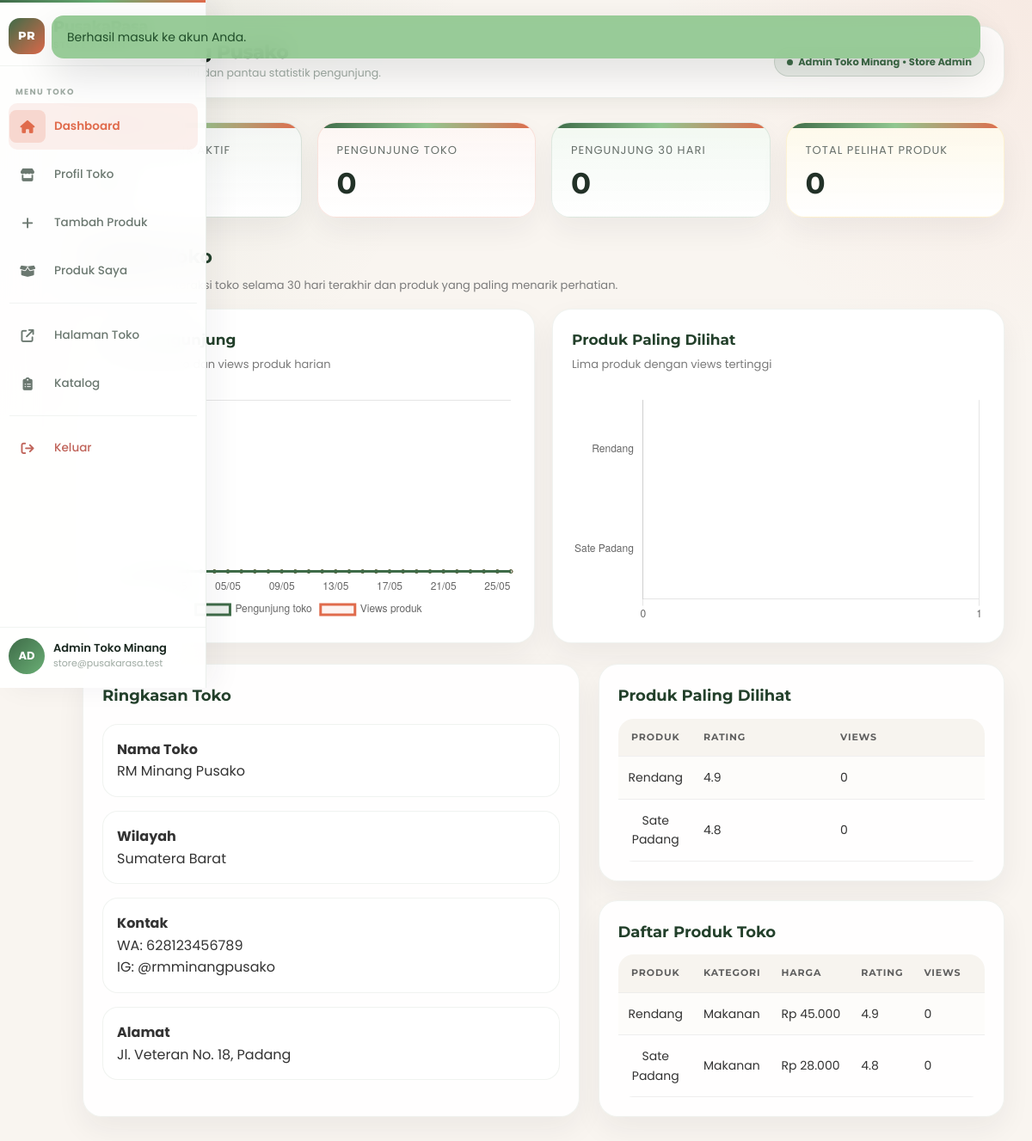
Page /store-dashboard.php (signed in) on the earlier database version.
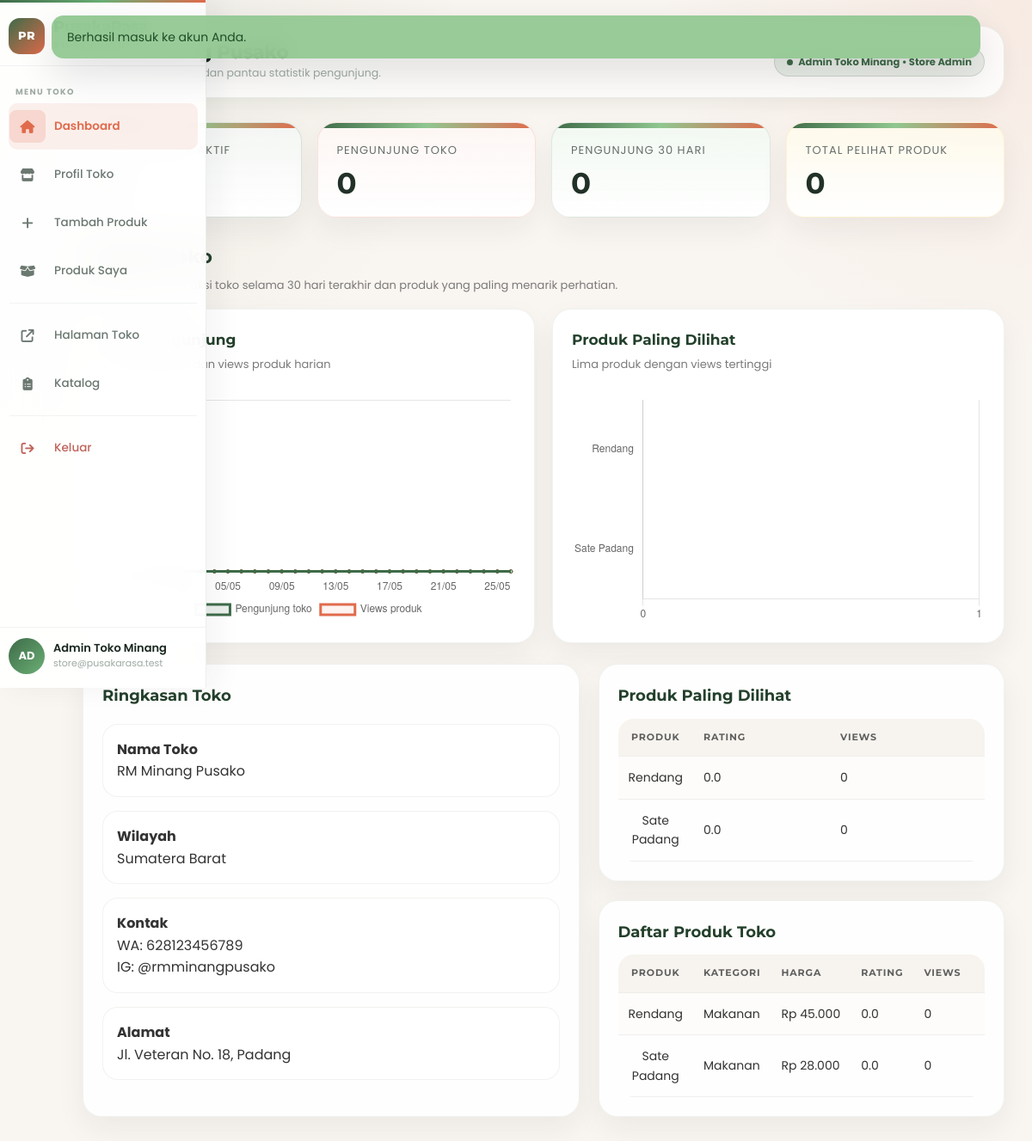
Same page on the later database version.
### tables this page shows
CREATE TABLE IF NOT EXISTS users (
  id INT AUTO_INCREMENT PRIMARY KEY,
  name VARCHAR(120) NOT NULL,
  email VARCHAR(190) NOT NULL UNIQUE,
  password_hash VARCHAR(255) NOT NULL,
  profile_image VARCHAR(255) NULL,
  role ENUM('user', 'store_admin', 'super_admin') NOT NULL DEFAULT 'user',
  store_id INT NULL,
  is_active TINYINT(1) NOT NULL DEFAULT 1,
  created_at DATETIME NOT NULL,
  updated_at DATETIME NOT NULL,
  CONSTRAINT fk_users_store FOREIGN KEY (store_id) REFERENCES stores(id) ON DELETE SET NULL
);

CREATE TABLE IF NOT EXISTS stores (
  id INT AUTO_INCREMENT PRIMARY KEY,
  name VARCHAR(120) NOT NULL,
  slug VARCHAR(140) NOT NULL UNIQUE,
  region VARCHAR(120) NOT NULL,
  address TEXT NOT NULL,
  whatsapp VARCHAR(30) NOT NULL,
  instagram VARCHAR(120) NOT NULL,
  description TEXT NOT NULL,
  cover_image VARCHAR(255) NOT NULL,
  is_active TINYINT(1) NOT NULL DEFAULT 1,
  created_at DATETIME NOT NULL,
  updated_at DATETIME NOT NULL
);

CREATE TABLE IF NOT EXISTS products (
  id INT AUTO_INCREMENT PRIMARY KEY,
  store_id INT NOT NULL,
  name VARCHAR(120) NOT NULL,
  slug VARCHAR(140) NOT NULL UNIQUE,
  type ENUM('Makanan', 'Minuman') NOT NULL,
  region VARCHAR(120) NOT NULL,
  short_description TEXT NOT NULL,
  long_description TEXT NOT NULL,
  price_display VARCHAR(40) NOT NULL,
  rating DECIMAL(2,1) NOT NULL DEFAULT 0.0,
  review_count INT NOT NULL DEFAULT 0,
  tag_label VARCHAR(60) NOT NULL,
  image_path VARCHAR(255) NOT NULL,
  base_rating_total DECIMAL(10,2) NOT NULL DEFAULT 0,
  base_review_count INT NOT NULL DEFAULT 0,
  is_featured TINYINT(1) NOT NULL DEFAULT 0,
  is_active TINYINT(1) NOT NULL DEFAULT 1,
  created_at DATETIME NOT NULL,
  updated_at DATETIME NOT NULL,
  CONSTRAINT fk_products_store FOREIGN KEY (store_id) REFERENCES stores(id) ON DELETE CASCADE
);

### config/database.php (called while the page is built, shortened)
<?php
function db(): PDO
{
    static $pdo = null;
    if ($pdo instanceof PDO) {
        return $pdo;
    }
    $host = '127.0.0.1';
    $port = 3306;
    $database = 'pusakarasa';
    $username = 'root';
    $password = '';
    $dsn = sprintf('mysql:host=%s;port=%d;dbname=%s;charset=utf8mb4', $host, $port, $database);
    $pdo = new PDO($dsn, $username, $password, [
        PDO::ATTR_ERRMODE => PDO::ERRMODE_EXCEPTION,
        PDO::ATTR_DEFAULT_FETCH_MODE => PDO::FETCH_ASSOC,
    ]);
    return $pdo;
}

### store-dashboard.php (the view, shortened to what the rows shown need)
<?php
require_once __DIR__ . '/includes/bootstrap.php';
require_once __DIR__ . '/includes/store-sidebar.php';
require_role(ROLE_STORE_ADMIN);
$user = current_user();
$storeId = (int) ($user['store_id'] ?? 0);
$storeStmt = db()->prepare('SELECT * FROM stores WHERE id = :id LIMIT 1');
$storeStmt->execute(['id' => $storeId]);
$store = $storeStmt->fetch();
$products = find_store_products($storeId);
$stats = store_dashboard_stats($storeId);
$startDate = (new DateTimeImmutable('today'))->modify('-29 days');
$visitsByDay = [];
$viewsByDay = [];
$trendLabels = [];
$visitValues = [];
$viewValues = [];
for ($offset = 0; $offset < 30; $offset++) {
    $date = $startDate->modify('+' . $offset . ' days');
    $dateKey = $date->format('Y-m-d');
    $trendLabels[] = $date->format('d/m');
    $visitValues[] = $visitsByDay[$dateKey] ?? 0;
    $viewValues[] = $viewsByDay[$dateKey] ?? 0;
}
$topProducts = array_slice($stats['top_products'], 0, 5);
$chartData = [
    'traffic' => [
        'labels' => $trendLabels,
        'visits' => $visitValues,
        'views' => $viewValues,
    ],
    'products' => [
        'labels' => array_column($topProducts, 'name'),
        'values' => array_map('intval', array_column($topProducts, 'total_views')),
    ],
];
render_layout('Dashboard Toko', function (?array $currentUser = null) use ($user, $store, $products, $stats, $chartData): void {
    ?>
    <div class="shell">
      <?php render_store_sidebar($user, $store, 'dashboard'); ?>
      <main class="main">
        <div class="topbar">
          <div>
            <div class="topbar-heading"><?= e($store['name']) ?></div>
            <div class="topbar-sub">Kelola toko sendiri dan pantau statistik pengunjung.</div>
          </div>
          <div class="pill-role"><?= e($user['name']) ?> &bull; Store Admin</div>
        </div>
        <section class="chart-section" aria-label="Analitik toko">
          <div class="chart-section-head">
            <h2>Analitik Toko</h2>
          </div>
        </section>
        <section class="dashboard-grid store-dashboard-details">
          <div class="stacked-card">
            <article class="table-card">
              <div class="product-store-list" style="margin-top: 18px;">
                <div class="product-mini-card">
                  <strong>Nama Toko</strong>
                  <p><?= e($store['name']) ?></p>
                </div>
                <div class="product-mini-card">
                  <strong>Wilayah</strong>
                  <p><?= e($store['region']) ?></p>
                </div>
                <div class="product-mini-card">
                  <strong>Kontak</strong>
                  <p>WA: <?= e($store['whatsapp']) ?></p>
                  <p>IG: <?= e($store['instagram']) ?></p>
                </div>
                <div class="product-mini-card">
                  <strong>Alamat</strong>
                  <p><?= e($store['address']) ?></p>
                </div>
              </div>
            </article>
          </div>
          <div class="stacked-card">
            <article class="table-card">
              <table class="data-table" style="margin-top: 12px;">
                <thead>
                  <tr>
                    <th>Produk</th>
                    <th>Rating</th>
                    <th>Views</th>
                  </tr>
                </thead>
              </table>
            </article>
            <article class="table-card">
              <table class="data-table" style="margin-top: 12px;">
                <thead>
                  <tr>
                    <th>Produk</th>
                    <th>Kategori</th>
                    <th>Harga</th>
                    <th>Rating</th>
                    <th>Views</th>
                  </tr>
                </thead>
                <tbody>
                  <?php foreach ($products as $product): ?>
                    <tr>
                      <td><?= e($product['name']) ?></td>
                      <td><?= e($product['type']) ?></td>
                      <td><?= e(rupiah($product['price_display'])) ?></td>
                      <td><?= e(number_format((float) $product['rating'], 1)) ?></td>
                      <td><?= e(number_short((int) $product['total_views'])) ?></td>
                    </tr>
                  <?php endforeach; ?>
                </tbody>
              </table>
            </article>
          </div>
        </section>
      </main>
    </div>
    <script>
      const storeChartData = <?= json_encode($chartData, JSON_HEX_TAG | JSON_HEX_AMP | JSON_HEX_APOS | JSON_HEX_QUOT) ?>;
      new Chart(document.getElementById('storeTrafficChart'), {
        type: 'line',
        data: {
          labels: storeChartData.traffic.labels,
          datasets: [
            {
              label: 'Pengunjung toko',
              data: storeChartData.traffic.visits,
              borderColor: '#3e6b48',
              backgroundColor: 'rgba(62, 107, 72, 0.10)',
              fill: true,
              tension: 0.35,
              pointRadius: 2
            },
            {
              label: 'Views produk',
              data: storeChartData.traffic.views,
              borderColor: '#e06b4c',
              backgroundColor: 'rgba(224, 107, 76, 0.08)',
              fill: true,
              tension: 0.35,
              pointRadius: 2
            }
          ]
        },
        options: {
          responsive: true,
          maintainAspectRatio: false,
          plugins: { legend: { position: 'bottom' } },
          scales: {
            y: { beginAtZero: true, ticks: { precision: 0 } },
            x: { grid: { display: false }, ticks: { maxTicksLimit: 8 } }
          }
        }
      });
      new Chart(document.getElementById('storeProductViewsChart'), {
        type: 'bar',
        data: {
          labels: storeChartData.products.labels,
          datasets: [{
            label: 'Views',
            data: storeChartData.products.values,
            backgroundColor: '#90c790',
            borderRadius: 8
          }]
        },
        options: {
          indexAxis: 'y',
          responsive: true,
          maintainAspectRatio: false,
          plugins: { legend: { display: false } },
          scales: {
            x: { beginAtZero: true, ticks: { precision: 0 } },
            y: { grid: { display: false } }
          }
        }
      });
    </script>
    <?php
}, ['hide_header' => true, 'hide_footer' => true, 'dashboard_css' => true, 'body_class' => 'dashboard-body']);

### includes/store-sidebar.php (shortened to what the rows shown need)
<?php
function render_store_sidebar(?array $user, array $store, string $activePage): void
{
    $userName = (string) ($user['name'] ?? 'Store Admin');
    $userEmail = (string) ($user['email'] ?? 'store@pusaka.id');
    ?>
    <aside class="sidebar admin-sidebar store-admin-sidebar">
      <div class="sidebar-footer">
        <div class="sidebar-user">
          <div class="sidebar-avatar"><?= e(strtoupper(substr($userName, 0, 2))) ?></div>
          <div class="sidebar-user-copy">
            <div class="sidebar-user-name"><?= e($userName) ?></div>
            <div class="sidebar-user-role"><?= e($userEmail) ?></div>
          </div>
        </div>
      </div>
    </aside>
    <?php
}

Differences in the rows shown:
changed products "Rendang": rating "4.9" → "0.0"
changed products "Sate Padang": rating "4.8" → "0.0"
Other differences:
new list line: "Rendang 0.0 0"
new list line: "Sate Padang 0.0 0"
list line gone: "Rendang 4.9 0"
list line gone: "Sate Padang 4.8 0"
